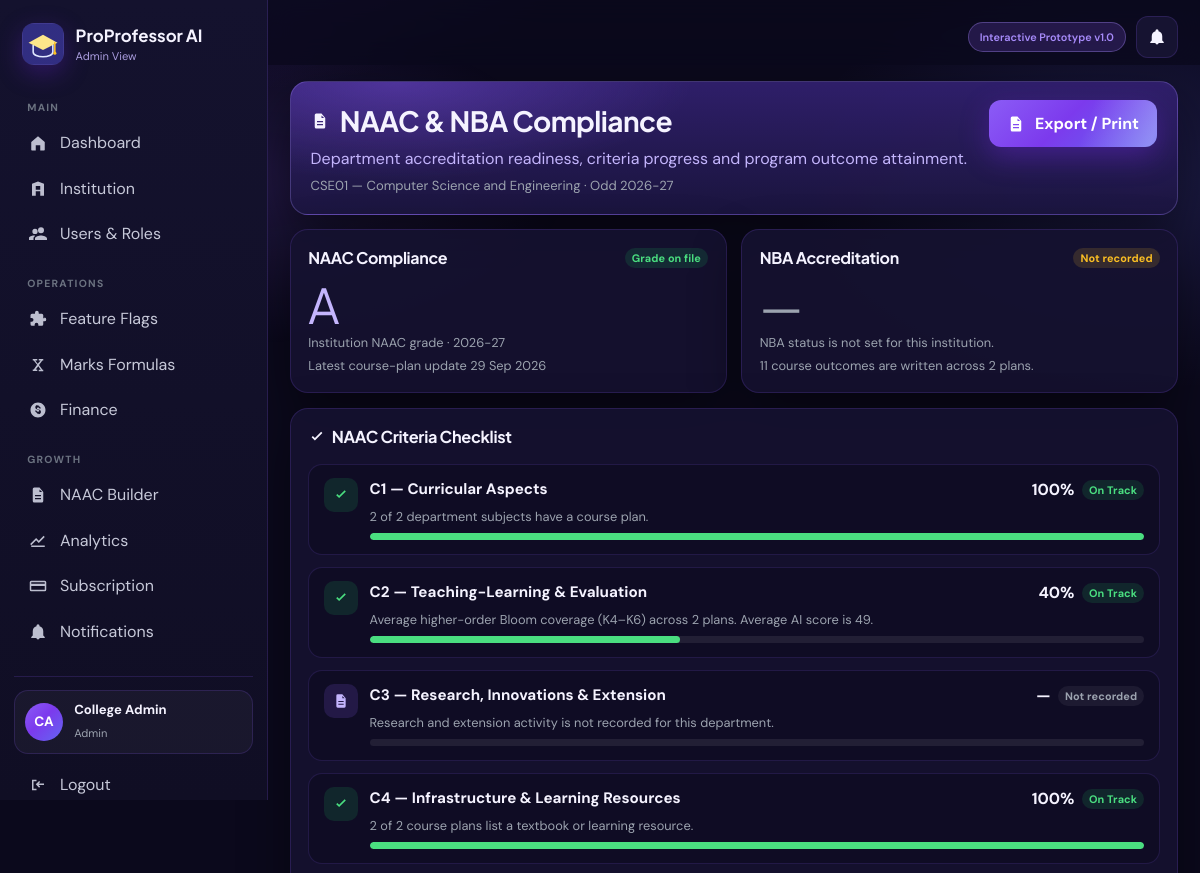
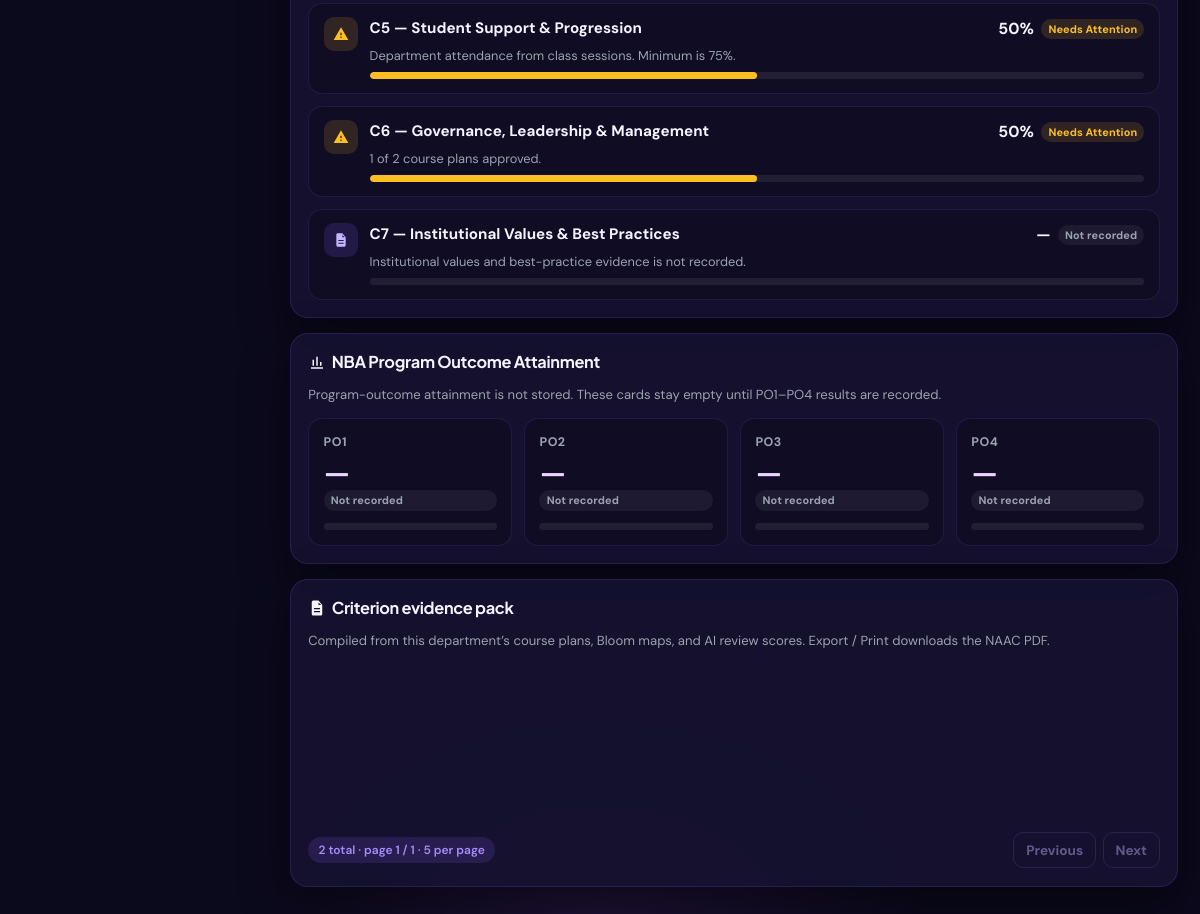
Page /hod/reports.php?department_id=1 (signed in) on the committed database (2 pictures, top to bottom).
### tables this page shows
CREATE TABLE `users` (
  `id` int(10) UNSIGNED NOT NULL,
  `institution_id` int(10) UNSIGNED NOT NULL,
  `department_id` int(10) UNSIGNED DEFAULT NULL,
  `role` enum('professor','student','hod','admin','superadmin') NOT NULL,
  `email` varchar(160) NOT NULL,
  `password_hash` varchar(255) NOT NULL,
  `full_name` varchar(160) NOT NULL,
  `employee_id` varchar(60) DEFAULT NULL,
  `register_no` varchar(60) DEFAULT NULL,
  `phone` varchar(30) DEFAULT NULL,
  `avatar_url` varchar(255) DEFAULT NULL,
  `class_id` int(10) UNSIGNED DEFAULT NULL COMMENT 'For students',
  `academic_year_level` tinyint(3) UNSIGNED DEFAULT NULL COMMENT 'Student academic year 1-4',
  `semester` varchar(40) DEFAULT NULL COMMENT 'Student Odd/Even semester',
  `designation` varchar(100) DEFAULT NULL,
  `preferences` longtext DEFAULT NULL CHECK (json_valid(`preferences`)),
  `extra` longtext DEFAULT NULL COMMENT 'Expandable user attributes' CHECK (json_valid(`extra`)),
  `is_active` tinyint(1) DEFAULT 1,
  `last_login_at` datetime DEFAULT NULL,
  `created_at` timestamp NOT NULL DEFAULT current_timestamp(),
  `updated_at` timestamp NOT NULL DEFAULT current_timestamp() ON UPDATE current_timestamp()
);

CREATE TABLE `institutions` (
  `id` int(10) UNSIGNED NOT NULL,
  `name` varchar(200) NOT NULL,
  `code` varchar(40) DEFAULT NULL,
  `affiliation_university` varchar(200) DEFAULT NULL,
  `naac_grade` varchar(20) DEFAULT NULL,
  `nba_status` varchar(40) DEFAULT NULL,
  `address` text DEFAULT NULL,
  `city` varchar(80) DEFAULT NULL,
  `state` varchar(80) DEFAULT NULL,
  `pincode` varchar(12) DEFAULT NULL,
  `phone` varchar(30) DEFAULT NULL,
  `email` varchar(120) DEFAULT NULL,
  `logo_url` varchar(255) DEFAULT NULL,
  `subscription_tier` enum('starter','professional','enterprise','trial') DEFAULT 'trial',
  `licensed_seats` int(10) UNSIGNED DEFAULT 60,
  `academic_year` varchar(20) DEFAULT NULL,
  `current_semester` varchar(40) DEFAULT NULL,
  `settings` longtext DEFAULT NULL COMMENT 'Expandable institution settings' CHECK (json_valid(`settings`)),
  `is_active` tinyint(1) DEFAULT 1,
  `created_at` timestamp NOT NULL DEFAULT current_timestamp(),
  `updated_at` timestamp NOT NULL DEFAULT current_timestamp() ON UPDATE current_timestamp()
);

CREATE TABLE `course_plans` (
  `id` int(10) UNSIGNED NOT NULL,
  `institution_id` int(10) UNSIGNED NOT NULL,
  `department_id` int(10) UNSIGNED DEFAULT NULL,
  `professor_id` int(10) UNSIGNED NOT NULL,
  `subject_id` int(10) UNSIGNED DEFAULT NULL,
  `class_id` int(10) UNSIGNED DEFAULT NULL,
  `title` varchar(255) NOT NULL,
  `subject_name` varchar(200) NOT NULL,
  `subject_code` varchar(40) DEFAULT NULL,
  `credits` decimal(4,1) DEFAULT 3.0,
  `semester` varchar(40) DEFAULT NULL,
  `academic_year` varchar(20) DEFAULT NULL,
  `university` varchar(150) DEFAULT NULL,
  `syllabus_input` longtext DEFAULT NULL,
  `status` enum('draft','submitted','under_review','approved','returned') DEFAULT 'draft',
  `ai_score` decimal(5,2) DEFAULT NULL,
  `ai_review` longtext DEFAULT NULL CHECK (json_valid(`ai_review`)),
  `bloom_data` longtext DEFAULT NULL CHECK (json_valid(`bloom_data`)),
  `weekly_plan` longtext DEFAULT NULL CHECK (json_valid(`weekly_plan`)),
  `resources` longtext DEFAULT NULL CHECK (json_valid(`resources`)),
  `expert_advice` longtext DEFAULT NULL CHECK (json_valid(`expert_advice`)),
  `plan_data` longtext DEFAULT NULL COMMENT 'Full structured plan payload' CHECK (json_valid(`plan_data`)),
  `version` int(10) UNSIGNED DEFAULT 1,
  `parent_plan_id` int(10) UNSIGNED DEFAULT NULL,
  `submitted_at` datetime DEFAULT NULL,
  `reviewed_at` datetime DEFAULT NULL,
  `reviewed_by` int(10) UNSIGNED DEFAULT NULL,
  `hod_comments` text DEFAULT NULL,
  `meta` longtext DEFAULT NULL CHECK (json_valid(`meta`)),
  `share_token` varchar(64) DEFAULT NULL COMMENT 'Public read-only share token',
  `share_enabled` tinyint(1) NOT NULL DEFAULT 0 COMMENT '1=public read-only link active',
  `created_at` timestamp NOT NULL DEFAULT current_timestamp(),
  `updated_at` timestamp NOT NULL DEFAULT current_timestamp() ON UPDATE current_timestamp()
);

### hod/reports.php (the view, shortened to what the rows shown need)
<?php
require_once __DIR__ . '/../includes/layout.php';
$user = Auth::user();
$isAdmin = ($user['role'] ?? '') === 'admin';
$instId = (int)($user['institution_id'] ?? 0);
$deptId = $isAdmin
    ? (int)($_GET['department_id'] ?? ($user['department_id'] ?? 0))
    : hod_department_id($user);
$inst = $instId > 0
    ? Database::fetch('SELECT * FROM institutions WHERE id = ?', [$instId])
    : null;
$plans = ($deptId > 0)
    ? Database::fetchAll(
        'SELECT subject_name, status, ai_score, bloom_data, plan_data, version, updated_at
         FROM course_plans
         WHERE institution_id = ? AND department_id = ?
         ORDER BY subject_name',
        [$instId, $deptId]
    )
    : [];
$naacGrade = trim((string)($inst['naac_grade'] ?? ''));
$academicYear = trim((string)($inst['academic_year'] ?? ''));
$latestUpdate = '';
foreach ($plans as $plan) {
    $updated = trim((string)($plan['updated_at'] ?? ''));
    if ($updated !== '' && ($latestUpdate === '' || strcmp($updated, $latestUpdate) > 0)) {
        $latestUpdate = $updated;
    }
}
$fmtWhen = static function (string $value): string {
    $ts = strtotime($value);
    return $ts ? date('d M Y', $ts) : $value;
};
render_header('NAAC & NBA Compliance', 'reports', [
    'compactTitle' => true,
    'subtitle' => 'Department accreditation readiness, criteria progress and program outcome attainment.',
]);
?>
<?php if (!$isAdmin && $deptId < 1): ?>
<div class="panel">
  <div class="alert alert-warn">Your HOD account is not linked to a department. Contact the College Admin.</div>
</div>
<?php else: ?>
<div class="hod-comp">
  <section class="hod-hero">
    <div class="hod-hero-copy">
      <h2><?= icon('file', 'icon-inline') ?> NAAC &amp; NBA Compliance</h2>
    </div>
  </section>
  <section class="hod-comp-summary" aria-label="Accreditation summary">
    <article class="hod-panel hod-comp-score">
      <div class="hod-comp-score-h">
        <h2>NAAC Compliance</h2>
        <?php if ($naacGrade !== ''): ?>
          <span class="hod-status is-ok">Grade on file</span>
        <?php else: ?>
          <span class="hod-status is-warn">Not recorded</span>
        <?php endif; ?>
      </div>
      <p class="hod-comp-figure<?= $naacGrade === '' ? ' is-empty' : '' ?>"><?= $naacGrade !== '' ? e($naacGrade) : '—' ?></p>
      <p class="hod-comp-hint">Institution NAAC grade<?= $academicYear !== '' ? (' · ' . e($academicYear)) : '' ?></p>
      <?php if ($latestUpdate !== ''): ?>
        <p class="hod-comp-hint">Latest course-plan update <?= e($fmtWhen($latestUpdate)) ?></p>
      <?php endif; ?>
    </article>
    <article class="hod-panel hod-comp-score">
      <div class="hod-comp-score-h">
        <h2>NBA Accreditation</h2>
      </div>
    </article>
  </section>
  <section class="hod-panel" aria-label="NAAC criteria checklist">
    <div class="hod-panel-h">
      <h2><?= icon('check', 'icon-inline') ?> NAAC Criteria Checklist</h2>
    </div>
  </section>
  <section class="hod-panel" aria-label="NBA program outcome attainment">
    <div class="hod-panel-h">
      <h2><?= icon('chart', 'icon-inline') ?> NBA Program Outcome Attainment</h2>
    </div>
  </section>
  <section class="hod-panel">
    <div class="hod-panel-h">
      <h2><?= icon('file', 'icon-inline') ?> Criterion evidence pack</h2>
    </div>
  </section>
</div>
<?php endif; ?>
<?php render_footer(); ?>

### includes/layout.php (shortened to what the rows shown need)
<?php
function render_header(string $title, string $active = '', array $opts = []): void
{
    $user = Auth::user();
    $role = $user['role'] ?? '';
    $unread = $user ? unread_notifications_count((int)$user['id']) : 0;
    ?>
<!DOCTYPE html>
<html lang="en">
<head>
  <link rel="stylesheet" href="<?= e(base_url('/assets/css/app.css')) ?>?v=<?= (int)@filemtime(dirname(__DIR__) . '/assets/css/app.css') ?>">
</head>
<body class="app-body" data-effects="on">
<div class="app-shell">
  <aside class="sidebar" id="sidebar">
    <div class="brand">
      <div>
        <div class="brand-name">ProProfessor AI</div>
        <div class="brand-sub"><?= e(\App\Services\NavService::roleLabel($role)) ?></div>
      </div>
    </div>
  </aside>
  <div class="main">
    <main class="content" id="pageContent">
<?php
}
function render_footer(array $opts = []): void
{
    ?>
    </main>
  </div>
</div>
</body>
</html>
<?php
}

### rows in the picture
users: role "Admin View"
institutions: naac_grade "A", academic_year "2026-27"
course_plans: updated_at "29 Sep 2026"

### other values in the picture
$group['label'] "MAIN"
$item['label'] "Dashboard"
$item['label'] "Institution"
$item['label'] "Users & Roles"
$group['label'] "OPERATIONS"
$item['label'] "Feature Flags"
$item['label'] "Marks Formulas"
$item['label'] "Finance"
$group['label'] "GROWTH"
$item['label'] "NAAC Builder"
$item['label'] "Analytics"
$item['label'] "Subscription"
$item['label'] "Notifications"
$initials "CA"
$user['full_name'] "College Admin"
